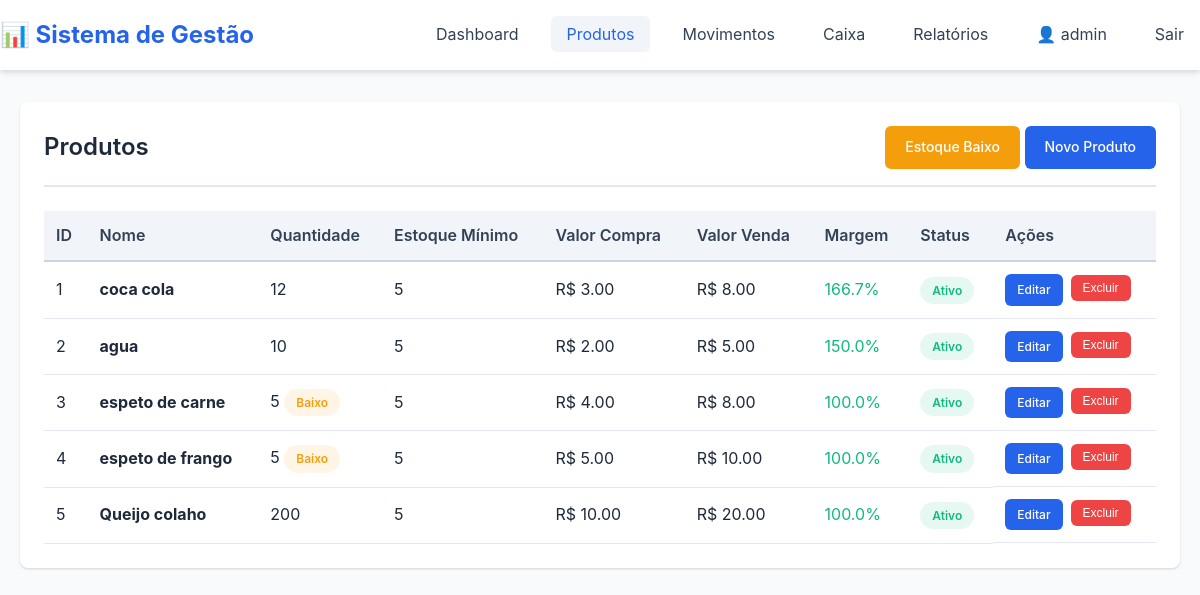
/produtos/ (signed in), run on an earlier commit of the app's database.
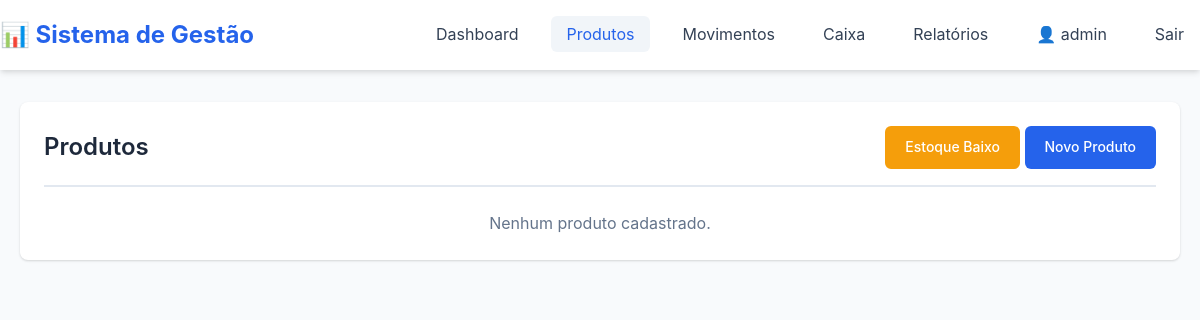
And on a later commit of the database.
### app/models/produto.py (models this page shows, shortened)
class Produto(db.Model):
    __tablename__ = 'produto'
    id = db.Column(db.Integer, primary_key=True)
    nome = db.Column(db.String(100), nullable=False)
    qtd = db.Column(db.Integer, default=0)
    valor_compra = db.Column(db.Float, nullable=False)
    valor_venda = db.Column(db.Float, nullable=False)
    estoque_minimo = db.Column(db.Integer, default=5)
    ativo = db.Column(db.Boolean, default=True)
    movimentos = db.relationship('Movimento', backref='produto', lazy=True, cascade='all, delete-orphan')
    @property
    def quantidade(self):
        """Alias para qtd para compatibilidade"""
        return self.qtd
    @property
    def estoque_baixo(self):
        return self.qtd <= self.estoque_minimo
    @property
    def margem_lucro(self):
        if self.valor_compra > 0:
            return ((self.valor_venda - self.valor_compra) / self.valor_compra) * 100
        return 0

### app/blueprints/produtos.py (the view)
@produtos_bp.route('/')
@login_required
def listar():
    produtos = ProdutoService.listar_produtos()
    return render_template('produtos/lista.html', produtos=produtos)

### app/services/produto_service.py (called while the page is built)
    @staticmethod
    def listar_produtos(incluir_inativos=False):
        if incluir_inativos:
            return Produto.query.all()
        return Produto.query.filter_by(ativo=True).all()

### app/templates/produtos/lista.html (shortened to what this page needs)
{% extends 'base.html' %}
{% block content %}
<div class="card">
    <div class="card-header">
        <h1 class="card-title">Produtos</h1>
        <div>
            <a href="{{ url_for('produtos.estoque_baixo') }}" class="btn btn-warning">Estoque Baixo</a>
            <a href="{{ url_for('produtos.novo') }}" class="btn btn-primary">Novo Produto</a>
        </div>
    </div>
    {% if produtos %}
        <div class="table-responsive">
            <table>
                <thead>
                    <tr>
                        <th>ID</th>
                        <th>Nome</th>
                        <th>Quantidade</th>
                        <th>Estoque Mínimo</th>
                        <th>Valor Compra</th>
                        <th>Valor Venda</th>
                        <th>Margem</th>
                        <th>Status</th>
                        <th>Ações</th>
                    </tr>
                </thead>
                <tbody>
                    {% for p in produtos %}
                    <tr>
                        <td>{{ p.id }}</td>
                        <td><strong>{{ p.nome }}</strong></td>
                        <td>
                            {{ p.qtd }}
                            {% if p.estoque_baixo %}
                                <span class="badge badge-warning">Baixo</span>
                            {% endif %}
                        </td>
                        <td>{{ p.estoque_minimo }}</td>
                        <td>R$ {{ "%.2f"|format(p.valor_compra) }}</td>
                        <td>R$ {{ "%.2f"|format(p.valor_venda) }}</td>
                        <td class="{{ 'text-success' if p.margem_lucro > 0 else 'text-danger' }}">
                            {{ "%.1f"|format(p.margem_lucro) }}%
                        </td>
                        <td>
                            {% if p.ativo %}
                                <span class="badge badge-success">Ativo</span>
                            {% else %}
                                <span class="badge badge-danger">Inativo</span>
                            {% endif %}
                        </td>
                        <td class="table-actions">
                            <a href="{{ url_for('produtos.editar', id=p.id) }}" class="btn btn-primary btn-sm">Editar</a>
                            <form method="POST" action="{{ url_for('produtos.excluir', id=p.id) }}" style="display: inline;">
                                <button type="submit" class="btn btn-danger btn-sm" onclick="return confirm('Deseja realmente excluir este produto?')">Excluir</button>
                            </form>
                        </td>
                    </tr>
                    {% endfor %}
                </tbody>
            </table>
        </div>
    {% else %}
        <p class="text-center text-muted">Nenhum produto cadastrado.</p>
    {% endif %}
</div>
{% endblock %}

What changed in the data, as far as the page shows it:
removed Produto: id "1", nome "coca cola", qtd "12", estoque_minimo "5", valor_compra "3.00", valor_venda "8.00", margem_lucro "166.7", ativo "Ativo"
removed Produto: id "2", nome "agua", qtd "10", estoque_minimo "5", valor_compra "2.00", valor_venda "5.00", margem_lucro "150.0", ativo "Ativo"
removed Produto: id "3", nome "espeto de carne", qtd "5", shows "Baixo", estoque_minimo "5", valor_compra "4.00", valor_venda "8.00", margem_lucro "100.0", ativo "Ativo"
removed Produto: id "4", nome "espeto de frango", qtd "5", shows "Baixo", estoque_minimo "5", valor_compra "5.00", valor_venda "10.00", margem_lucro "100.0", ativo "Ativo"
removed Produto: id "5", nome "Queijo colaho", qtd "200", estoque_minimo "5", valor_compra "10.00", valor_venda "20.00", margem_lucro "100.0", ativo "Ativo"
Also different on the page:
text no longer shown: "ID Nome Quantidade Estoque Mínimo Valor Compra Valor Venda Margem Status Ações"
text now shown: "Nenhum produto cadastrado."
